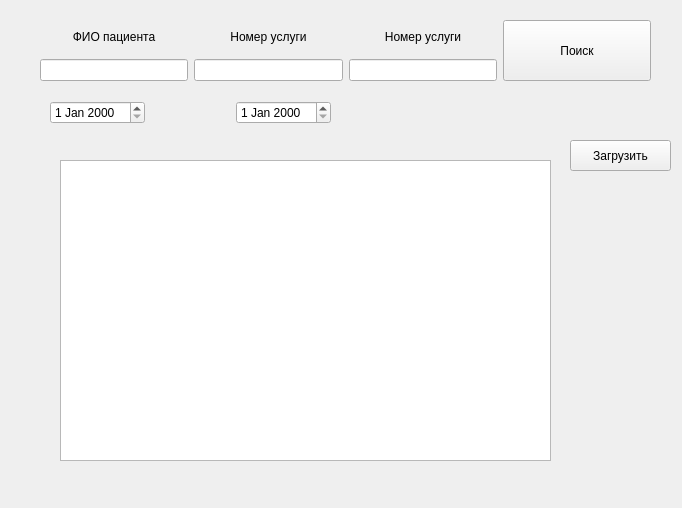
<?xml version="1.0" encoding="UTF-8"?>
<ui version="4.0">
 <class>queryTable</class>
 <widget class="QWidget" name="queryTable">
  <property name="geometry">
   <rect>
    <x>0</x>
    <y>0</y>
    <width>682</width>
    <height>508</height>
   </rect>
  </property>
  <property name="windowTitle">
   <string>Запрос к PACS</string>
  </property>
  <widget class="QTableView" name="tableView">
   <property name="geometry">
    <rect>
     <x>60</x>
     <y>160</y>
     <width>491</width>
     <height>301</height>
    </rect>
   </property>
  </widget>
  <widget class="QWidget" name="layoutWidget">
   <property name="geometry">
    <rect>
     <x>50</x>
     <y>100</y>
     <width>281</width>
     <height>25</height>
    </rect>
   </property>
   <layout class="QHBoxLayout" name="horizontalLayout">
    <item>
     <widget class="QDateEdit" name="dateEdit"/>
    </item>
    <item>
     <spacer name="horizontalSpacer">
      <property name="orientation">
       <enum>Qt::Horizontal</enum>
      </property>
      <property name="sizeHint" stdset="0">
       <size>
        <width>40</width>
        <height>20</height>
       </size>
      </property>
     </spacer>
    </item>
    <item>
     <widget class="QDateEdit" name="dateEdit_2"/>
    </item>
   </layout>
  </widget>
  <widget class="QWidget" name="layoutWidget">
   <property name="geometry">
    <rect>
     <x>40</x>
     <y>20</y>
     <width>611</width>
     <height>61</height>
    </rect>
   </property>
   <layout class="QHBoxLayout" name="horizontalLayout_2">
    <item>
     <layout class="QVBoxLayout" name="verticalLayout_3">
      <item>
       <widget class="QLabel" name="label">
        <property name="text">
         <string>ФИО пациента</string>
        </property>
        <property name="alignment">
         <set>Qt::AlignCenter</set>
        </property>
       </widget>
      </item>
      <item>
       <widget class="QLineEdit" name="searchLinePatientName"/>
      </item>
     </layout>
    </item>
    <item>
     <layout class="QVBoxLayout" name="verticalLayout_2">
      <item>
       <widget class="QLabel" name="label_2">
        <property name="text">
         <string>Номер услуги</string>
        </property>
        <property name="alignment">
         <set>Qt::AlignCenter</set>
        </property>
       </widget>
      </item>
      <item>
       <widget class="QLineEdit" name="searchLinePatientID"/>
      </item>
     </layout>
    </item>
    <item>
     <layout class="QVBoxLayout" name="verticalLayout">
      <item>
       <widget class="QLabel" name="label_3">
        <property name="text">
         <string>Номер услуги</string>
        </property>
        <property name="alignment">
         <set>Qt::AlignCenter</set>
        </property>
       </widget>
      </item>
      <item>
       <widget class="QLineEdit" name="searchLineAccessionNumber"/>
      </item>
     </layout>
    </item>
    <item>
     <widget class="QPushButton" name="pushButtonSearch">
      <property name="enabled">
       <bool>true</bool>
      </property>
      <property name="sizePolicy">
       <sizepolicy hsizetype="MinimumExpanding" vsizetype="MinimumExpanding">
        <horstretch>0</horstretch>
        <verstretch>0</verstretch>
       </sizepolicy>
      </property>
      <property name="minimumSize">
       <size>
        <width>0</width>
        <height>0</height>
       </size>
      </property>
      <property name="baseSize">
       <size>
        <width>0</width>
        <height>0</height>
       </size>
      </property>
      <property name="layoutDirection">
       <enum>Qt::LeftToRight</enum>
      </property>
      <property name="autoFillBackground">
       <bool>false</bool>
      </property>
      <property name="text">
       <string>Поиск</string>
      </property>
      <property name="checkable">
       <bool>false</bool>
      </property>
      <property name="autoRepeat">
       <bool>false</bool>
      </property>
     </widget>
    </item>
   </layout>
  </widget>
  <widget class="QPushButton" name="getPatientfromServer">
   <property name="geometry">
    <rect>
     <x>570</x>
     <y>140</y>
     <width>101</width>
     <height>31</height>
    </rect>
   </property>
   <property name="text">
    <string>Загрузить</string>
   </property>
  </widget>
  <zorder>layoutWidget</zorder>
  <zorder>layoutWidget</zorder>
  <zorder>tableView</zorder>
  <zorder>getPatientfromServer</zorder>
 </widget>
 <resources/>
 <connections/>
</ui>
